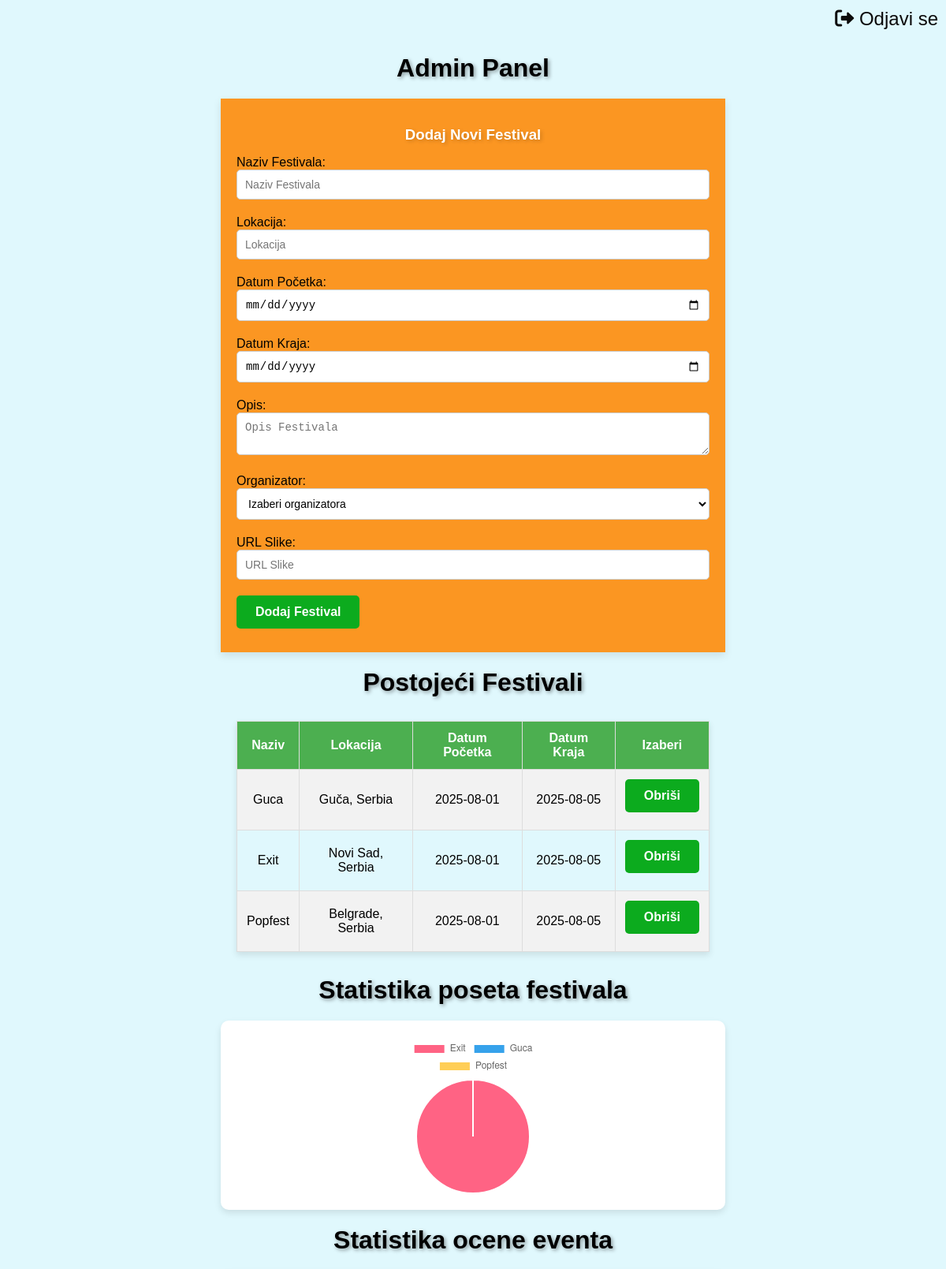
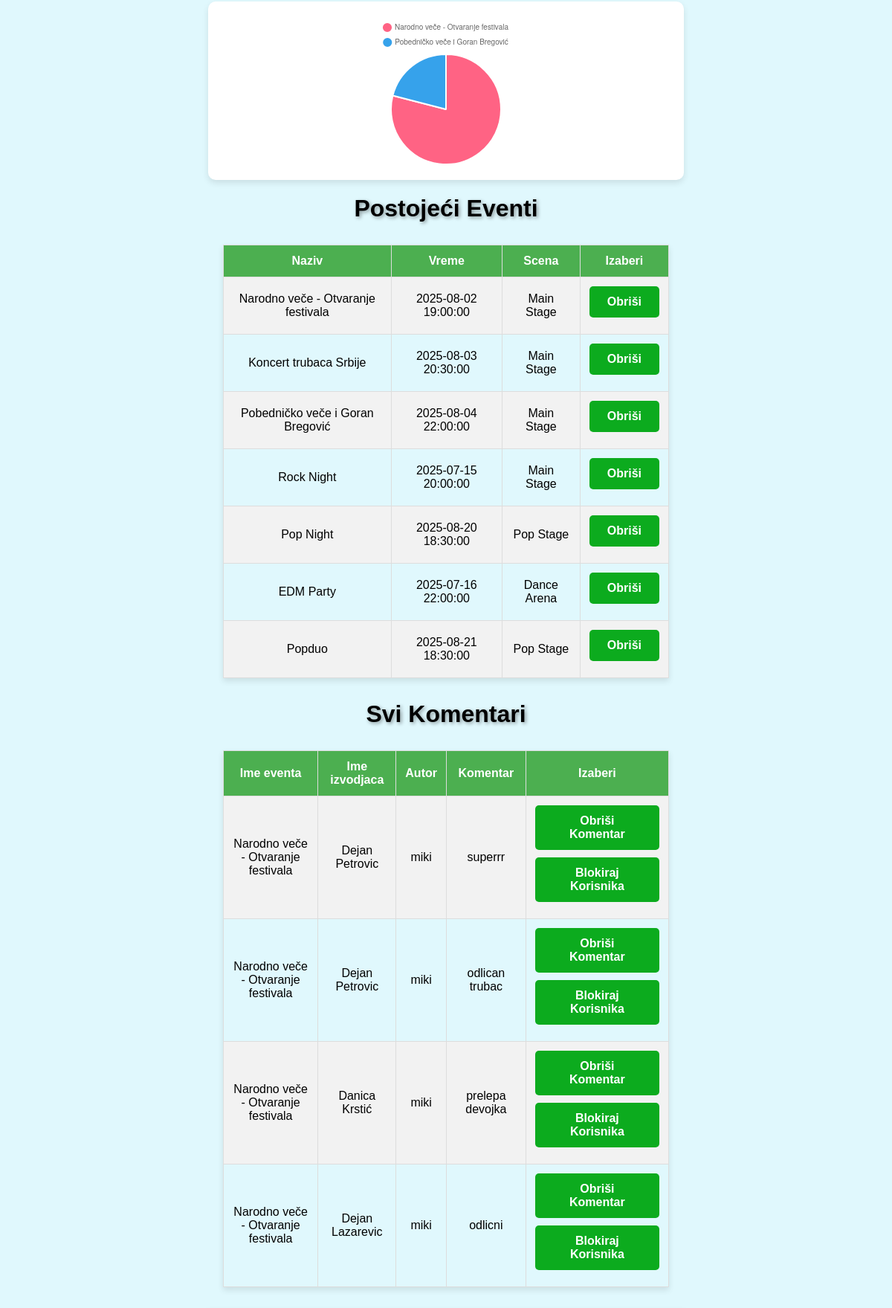
Screenshot of /admin.php (signed in, upper part) with the database file from the repository (2 pictures, top to bottom).
### tables this page shows
CREATE TABLE IF NOT EXISTS `festivals` (
  `festival_id` int NOT NULL AUTO_INCREMENT,
  `name` varchar(100) NOT NULL,
  `location` varchar(150) NOT NULL,
  `start_date` date NOT NULL,
  `end_date` date NOT NULL,
  `description` text,
  `organizator_id` int DEFAULT NULL,
  `image_url` varchar(255) DEFAULT NULL,
  PRIMARY KEY (`festival_id`)
);

CREATE TABLE IF NOT EXISTS `events` (
  `event_id` int NOT NULL AUTO_INCREMENT,
  `name` varchar(100) NOT NULL,
  `description` text,
  `event_time` datetime NOT NULL,
  `artist_id` int DEFAULT NULL,
  `scene` varchar(50) DEFAULT NULL,
  `organizator_id` int DEFAULT NULL,
  `festival_id` int NOT NULL,
  PRIMARY KEY (`event_id`),
  KEY `artist_id` (`artist_id`),
  KEY `organizator_id` (`organizator_id`),
  KEY `fk_festival` (`festival_id`)
);

CREATE TABLE IF NOT EXISTS `comments` (
  `comment_id` int NOT NULL AUTO_INCREMENT,
  `performer_id` int NOT NULL,
  `user_id` int NOT NULL,
  `content` text NOT NULL,
  `created_at` timestamp NULL DEFAULT CURRENT_TIMESTAMP,
  `event_id` int NOT NULL,
  PRIMARY KEY (`comment_id`),
  KEY `performer_id` (`performer_id`),
  KEY `user_id` (`user_id`),
  KEY `fk_event_id` (`event_id`)
);

CREATE TABLE IF NOT EXISTS `performers` (
  `id` int NOT NULL AUTO_INCREMENT,
  `name` varchar(100) NOT NULL,
  `genre` varchar(50) DEFAULT NULL,
  `bio` text,
  `image_url` varchar(255) DEFAULT NULL,
  PRIMARY KEY (`id`),
  UNIQUE KEY `unique_name` (`name`)
);

CREATE TABLE IF NOT EXISTS `users` (
  `user_id` int NOT NULL AUTO_INCREMENT,
  `username` varchar(100) NOT NULL,
  `email` varchar(100) NOT NULL,
  `password` varchar(255) NOT NULL,
  `role` enum('visitor','artist','organizer','admin') NOT NULL,
  `created_at` timestamp NULL DEFAULT CURRENT_TIMESTAMP,
  PRIMARY KEY (`user_id`),
  UNIQUE KEY `email` (`email`),
  UNIQUE KEY `username` (`username`)
);

### admin.php (the view, shortened to what this page needs)
<?php
require 'config.php';
$query = "SELECT * FROM festivals";
$stmt = $conn->prepare($query);
$stmt->execute();
$festivals = $stmt->fetchAll();
$query = "SELECT * FROM events";
$stmt = $conn->prepare($query);
$stmt->execute();
$events = $stmt->fetchAll();
$query = "SELECT comments.comment_id, comments.content, comments.event_id, comments.user_id,
                 users.username AS user_name, events.name AS event_name, performers.id as performer_id,performers.name as performer_name
          FROM comments
          JOIN events ON comments.event_id = events.event_id
          JOIN users ON comments.user_id = users.user_id
          JOIN performers ON comments.performer_id = performers.id";
$stmt = $conn->prepare($query);
$stmt->execute();
$comments = $stmt->fetchAll();
try {
    $queryFestivals = "SELECT f.name, fv.visit_count
                       FROM festivals f
                       LEFT JOIN festival_visits fv ON f.festival_id = fv.festival_id
                       ORDER BY f.name";
    $stmt = $conn->prepare($queryFestivals);
    $stmt->execute();
    $festivalData = $stmt->fetchAll(PDO::FETCH_ASSOC);
    $labels = [];
    $data = [];
    foreach ($festivalData as $festival) {
        $labels[] = $festival['name'];
        $data[] = $festival['visit_count'] ?: 0;
    }
} catch (PDOException $e) {
    echo "Greška u bazi podataka: " . $e->getMessage();
}
try {
    $ratings_niz = "SELECT AVG(rating) as average_rating, events.name as event_name, event_ratings.event_id
                    FROM event_ratings
                    JOIN events ON event_ratings.event_id = events.event_id
                    GROUP BY events.event_id";
    $stmt = $conn->prepare($ratings_niz);
    $stmt->execute();
    $ratings_result1 = $stmt->fetchAll(PDO::FETCH_ASSOC);
    $event_names1 = [];
    $average_ratings1 = [];
    foreach ($ratings_result1 as $rating1) {
        $event_names1[] = $rating1['event_name'];
        $average_ratings1[] = (float)$rating1['average_rating'];
    }
} catch (Exception $e) {
    echo "Greška: " . $e->getMessage();
}
?>
<!DOCTYPE html>
<html>
<head>
    <link rel="stylesheet" href="https://cdnjs.cloudflare.com/ajax/libs/font-awesome/6.0.0-beta3/css/all.min.css">
</head>
<body>
    <div style="text-align: right; padding: 10px;">
            <a href="logout.php" style="font-size: 24px; color:rgb(11, 10, 10); text-decoration: none;">
                <i class="fas fa-sign-out-alt"></i> Odjavi se
            </a>
    </div>
    <h1>Admin Panel</h1>
    <div class="form-container">
        <form method="post" action="">
            <h3>Dodaj Novi Festival</h3>
            <label for="festival_name">Naziv Festivala:</label>
            <input type="text" name="festival_name" id="festival_name" required placeholder="Naziv Festivala">
            <label for="festival_location">Lokacija:</label>
            <input type="text" name="festival_location" id="festival_location" required placeholder="Lokacija">
            <label for="festival_start_date">Datum Početka:</label>
            <input type="date" name="festival_start_date" id="festival_start_date" required>
            <label for="festival_end_date">Datum Kraja:</label>
            <input type="date" name="festival_end_date" id="festival_end_date" required>
            <label for="festival_description">Opis:</label>
            <textarea name="festival_description" id="festival_description" required placeholder="Opis Festivala"></textarea>
            <label for="festival_organizator">Organizator:</label>
            <select id="festival_organizator" name="festival_organizator" required>
                <option value="" disabled selected>Izaberi organizatora</option>
            </select>
            <br>
            <label for="festival_image_url">URL Slike:</label>
            <input type="text" name="festival_image_url" id="festival_image_url" required placeholder="URL Slike">
            <button type="submit" name="add_festival">Dodaj Festival</button>
        </form>
    </div>
    <h1>Postojeći Festivali</h1>
    <table>
        <tr>
            <th>Naziv</th>
            <th>Lokacija</th>
            <th>Datum Početka</th>
            <th>Datum Kraja</th>
            <th>Izaberi</th>
        </tr>
        <?php foreach ($festivals as $festival): ?>
            <tr>
                <td><?= $festival['name'] ?></td>
                <td><?= $festival['location'] ?></td>
                <td><?= $festival['start_date'] ?></td>
                <td><?= $festival['end_date'] ?></td>
                <td>
                    <form method="post" action="" style="display:inline;">
                        <button type="submit" name="delete_festival" onclick="return confirm('Da li ste sigurni da želite da obrišete ovaj festival?');">Obriši</button>
                    </form>
                </td>
            </tr>
        <?php endforeach; ?>
    </table>
    <h1>Statistika poseta festivala</h1>
    <div class="chart-container">
        <canvas id="myPieChart1" width="400" height="400"></canvas>
    </div>
    <script>
        const labels = <?php echo json_encode($labels); ?>;
        const data = <?php echo json_encode($data); ?>;
        const ctx1 = document.getElementById('myPieChart1').getContext('2d');
        const myPieChart1 = new Chart(ctx1, {
            type: 'pie',
            data: {
                labels: <?php echo json_encode($labels); ?>,
                datasets: [{
                    data: <?php echo json_encode($data); ?>,
                    backgroundColor: ['#FF6384', '#36A2EB', '#FFCE56', '#4BC0C0', '#FF9F40'],
                    hoverBackgroundColor: ['#FF6384', '#36A2EB', '#FFCE56', '#4BC0C0', '#FF9F40']
                }]
            },
            options: {
                responsive: true,
                plugins: {
                    legend: {
                        position: 'top',
                    },
                    tooltip: {
                        callbacks: {
                            label: function(tooltipItem) {
                                return tooltipItem.label + ': ' + tooltipItem.raw + ' poseta';
                            }
                        }
                    }
                }
            }
        });
    </script>
    <h1>Statistika ocene eventa</h1>
    <div class="chart-container">
        <canvas id="myPieChart2" width="420" height="420"></canvas>
    </div>
    <script>
    // Podaci za drugi grafikon
    const labels2 = <?php echo json_encode($event_names1); ?>;
    const data2 = <?php echo json_encode($average_ratings1); ?>;
    const ctx2 = document.getElementById('myPieChart2').getContext('2d');
    const myPieChart2 = new Chart(ctx2, {
        type: 'pie',
        data: {
            labels: labels2,
            datasets: [{
                data: data2,
                backgroundColor: ['#FF6384', '#36A2EB', '#FFCE56', '#4BC0C0', '#FF9F40'],
                hoverBackgroundColor: ['#FF6384', '#36A2EB', '#FFCE56', '#4BC0C0', '#FF9F40']
            }]
        },
        options: {
            responsive: true,
            plugins: {
                legend: { position: 'top',
                    labels: {
                    boxWidth: 40, // Povećava širinu kvadratića u legendi
                    font: { size: 10 },
                    padding: 10, // Dodaje malo prostora između legendi
                    usePointStyle: true, // Omogućava kružne oznake umesto kvadrata
                    }
                },
                tooltip: {
                    padding: 0,
                    callbacks: {
                        label: function(tooltipItem) {
                            return tooltipItem.label + ': ' + tooltipItem.raw + ' ocena';
                        }
                    }
                }
            }
        }
    });
    </script>
    <h1>Postojeći Eventi</h1>
    <table>
        <tr>
            <th>Naziv</th>
            <th>Vreme</th>
            <th>Scena</th>
            <th>Izaberi</th>
        </tr>
        <?php foreach ($events as $event): ?>
            <tr>
                <td><?= $event['name'] ?></td>
                <td><?= $event['event_time'] ?></td>
                <td><?= $event['scene'] ?></td>
                <td>
                    <form method="post" action="" style="display:inline;">
                        <button type="submit" name="delete_event" onclick="return confirm('Da li ste sigurni da želite da obrišete ovaj event?');">Obriši</button>
                    </form>
                </td>
            </tr>
        <?php endforeach; ?>
    </table>
    <h1>Svi Komentari</h1>
    <table>
        <tr>
            <th>Ime eventa</th>
            <th>Ime izvodjaca</th>
            <th>Autor</th>
            <th>Komentar</th>
            <th>Izaberi</th>
        </tr>
        <?php foreach ($comments as $comment): ?>
            <tr>
                <td><?= $comment['event_name'] ?></td>
                <td><?= $comment['performer_name'] ?></td>
                <td><?= $comment['user_name'] ?></td>
                <td><?= $comment['content'] ?></td>
                <td>
                    <form method="post" action="" style="display:inline;">
                        <button type="submit" name="delete_comment" onclick="return confirm('Da li ste sigurni da želite da obrišete ovaj komentar?');">Obriši Komentar</button>
                    </form>
                    <form method="post" action="" style="display:inline;">
                        <button type="submit" name="delete_user" onclick="return confirm('Da li ste sigurni da želite da blokirate ovog korisnika?');">Blokiraj Korisnika</button>
                    </form>
                </td>
            </tr>
        <?php endforeach; ?>
    </table>
</body>
</html>

### admin.php (style rules this page uses)
body { font-family: Arial, sans-serif; align-items:center; margin: 0; padding: 0; background-color:rgba(216, 247, 253, 0.79); }
.form-container { width: 50%; max-width: 900px; margin: 20px auto; padding: 20px; background-color: rgba(252, 146, 25, 0.96); box-shadow: 0 4px 10px rgba(0, 0, 0, 0.1); }
.form-container input, .form-container textarea { width: 100%; padding: 10px; margin-bottom: 20px; border: 1px solid #ccc; border-radius: 5px; box-sizing: border-box; font-size: 14px; }
.form-container button { padding: 12px 20px; background-color: #4CAF50; color: white; border: none; border-radius: 5px; cursor: pointer; font-size: 16px; }
h1 { text-align: center; font-family: 'Arial', sans-serif; font-weight: bold; color: black; text-shadow: 2px 2px 5px rgba(0, 0, 0, 0.39); margin: 20px 0; }
h3 { text-align: center; font-family: 'Arial', sans-serif; font-weight: bold; color: white; text-shadow: 2px 2px 5px rgba(0, 0, 0, 0.2); margin: 15px 0; }
.chart-container { width: 50%; height: 200px; align-items:center; margin: 0 auto; padding: 20px; background-color: #fff; border-radius: 10px; box-shadow: 0 4px 8px rgba(0, 0, 0, 0.1); display: flex; justify-content: center; align-items: center; }
canvas { width: 90%; height: 90%; }
table { width: 50%; margin: 30px auto; border-collapse: collapse; box-shadow: 0 4px 8px rgba(0, 0, 0, 0.1); }
th, td { padding: 12px; text-align: center; border: 1px solid #ddd; }
th { background-color: #4CAF50; color: white; }
tr:nth-child(even) { background-color: #f2f2f2; }
select { width: 100%; padding: 10px; margin-bottom: 20px; border: 1px solid #ccc; border-radius: 5px; font-size: 14px; background-color: #fff; cursor: pointer; }
select option { padding: 10px; background-color: #fff; color: #333; }
select option:disabled { color: #999; background-color: #f9f9f9; }
button { margin-bottom: 10px; }
button[type="submit"] { padding: 12px 24px; background-color:rgb(12, 171, 30); color: white; font-size: 16px; font-weight: bold; border: none; border-radius: 5px; cursor: pointer; transition: background-color 0.3s ease, transform 0.2s ease; margin-bottom: 10px; }

### rows the page displays
festivals: name "Guca", location "Guča, Serbia", start_date "2025-08-01", end_date "2025-08-05"
festivals: name "Exit", location "Novi Sad, Serbia", start_date "2025-08-01", end_date "2025-08-05"
festivals: name "Popfest", location "Belgrade, Serbia", start_date "2025-08-01", end_date "2025-08-05"
events: name "Narodno veče - Otvaranje festivala", event_time "2025-08-02 19:00:00", scene "Main Stage"
events: name "Koncert trubaca Srbije", event_time "2025-08-03 20:30:00", scene "Main Stage"
events: name "Pobedničko veče i Goran Bregović", event_time "2025-08-04 22:00:00", scene "Main Stage"
events: name "Rock Night", event_time "2025-07-15 20:00:00", scene "Main Stage"
events: name "Pop Night", event_time "2025-08-20 18:30:00", scene "Pop Stage"
events: name "EDM Party", event_time "2025-07-16 22:00:00", scene "Dance Arena"
events: name "Popduo", event_time "2025-08-21 18:30:00", scene "Pop Stage"
comments: event.name "Narodno veče - Otvaranje festivala", performer.name "Dejan Petrovic", user.username "miki", content "superrr"
comments: event.name "Narodno veče - Otvaranje festivala", performer.name "Dejan Petrovic", user.username "miki", content "odlican trubac"
comments: event.name "Narodno veče - Otvaranje festivala", performer.name "Danica Krstić", user.username "miki", content "prelepa devojka"
comments: event.name "Narodno veče - Otvaranje festivala", performer.name "Dejan Lazarevic", user.username "miki", content "odlicni"

### other values shown
chart data {{ json_encode($labels) }} ["Exit","Guca","Popfest"]
chart data {{ json_encode($data) }} [24,0,0]
